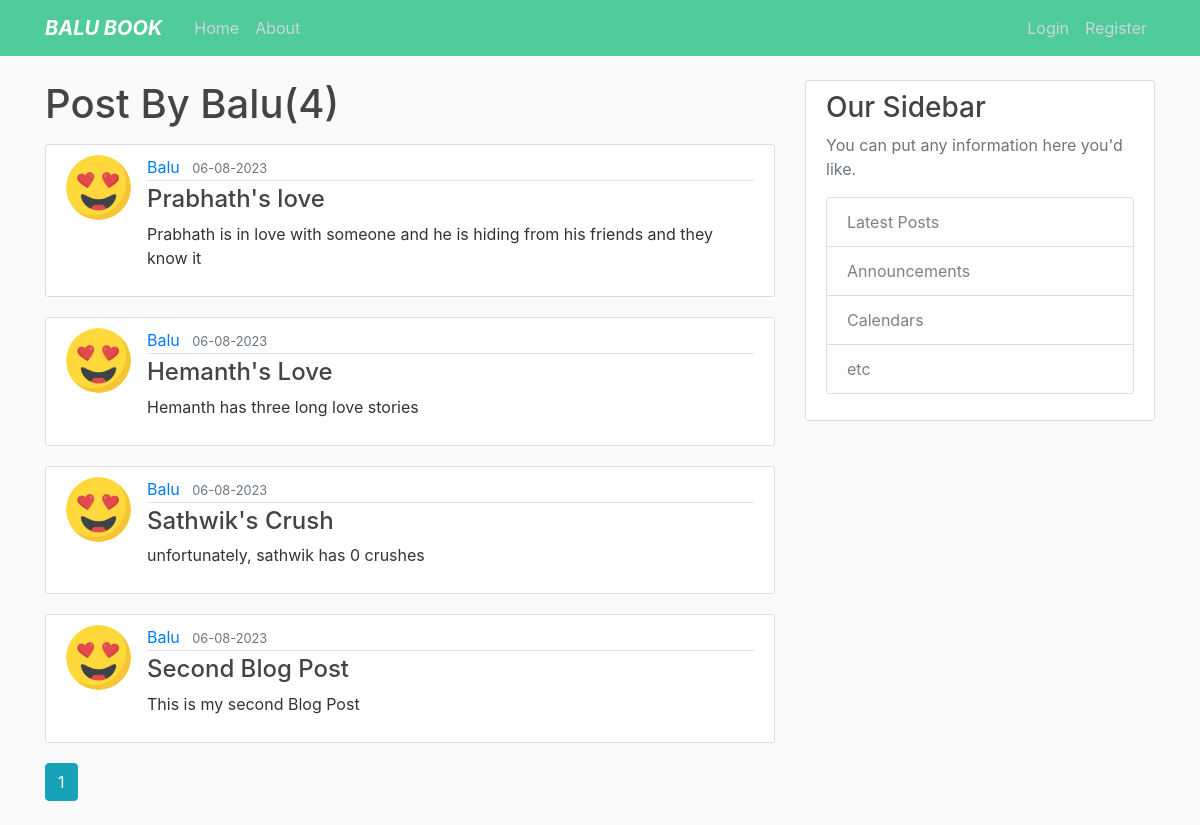
The app's page /user/Balu with its own data.
### sathwik/models.py (models this page shows, shortened)
class User(db.Model,UserMixin):
    id = db.Column(db.Integer,primary_key=True)
    username=db.Column(db.String(15),unique=True,nullable=False)
    email=db.Column(db.String(15),unique=True,nullable=False)
    image_file=db.Column(db.String(20),nullable=False, default='default.png')
    password=db.Column(db.String(60),nullable=False)
    posts = db.relationship('Post',backref='author',lazy=True)

class Post(db.Model):
    id = db.Column(db.Integer,primary_key=True)
    title=db.Column(db.String(100),nullable=False)
    date_posted=db.Column(db.DateTime,nullable=False,default=datetime.utcnow)
    content = db.Column(db.Text,nullable=False)
    user_id = db.Column(db.Integer,db.ForeignKey('user.id'),nullable=False)

### sathwik/users/routes.py (the view)
@users.route("/user/<string:username>")
def user_posts(username):
    page = request.args.get('page',1,type=int)
    user = User.query.filter_by(username=username).first_or_404()
    posts=Post.query.filter_by(author=user)\
        .order_by(Post.date_posted.desc())\
            .paginate(page=page,per_page=5)
    return render_template("user_posts.html",posts=posts,user=user)

### sathwik/templates/user_posts.html
{% extends "layout.html" %} {% block content %}
<h1 class="mb-3">Post By {{user.username}}({{posts.total}})</h1>
{% for post in posts.items %}
<article class="media content-section">
  <img
    class="rounded-circle article-img"
    src="{{url_for('static',filename='pictures/'+post.author.image_file)}}"
    alt=""
  />
  <div class="media-body">
    <div class="article-metadata">
      <a
        class="mr-2"
        href="{{ url_for('users.user_posts', username=post.author.username) }}"
        >{{ post.author.username }}</a
      >
      <small class="text-muted"
        >{{ post.date_posted.strftime('%d-%m-%Y') }}</small
      >
    </div>
    <h4>
      <a class="article-title" href="{{url_for('posts.post',post_id=post.id)}} "
        >{{ post.title }}</a
      >
    </h4>
    <p class="article-content">{{ post.content }}</p>
  </div>
</article>
{% endfor %} {% for page_num in posts.iter_pages(left_edge=1, right_edge=1,
left_current=1, right_current=2) %} {% if page_num %} {% if posts.page ==
page_num %}
<a
  class="btn btn-info mb-4"
  href="{{ url_for('users.user_posts',username = user.username, page=page_num) }}"
  >{{ page_num }}</a
>
{% else %}
<a
  class="btn btn-outline-info mb-4"
  href="{{ url_for('users.user_posts',username = user.username, page=page_num) }}"
  >{{ page_num }}</a
>
{% endif %} {% else %} ... {% endif %} {% endfor %} {% endblock content %}

### sathwik/static/main.css (style rules this page uses)
body { background: #fafafa; color: #333333; margin-top: 5rem; }
h1, h2, h3, h4, h5, h6 { color: #444444; }
.content-section { background: #ffffff; padding: 10px 20px; border: 1px solid #dddddd; border-radius: 3px; margin-bottom: 20px; }
.article-title { color: #444444; }
.article-content { white-space: pre-line; }
.article-img { height: 65px; width: 65px; margin-right: 16px; }
.article-metadata { padding-bottom: 1px; margin-bottom: 4px; border-bottom: 1px solid #e3e3e3; }

### records on screen
User: username "Balu"
Post: image_file (picture), author.username "Balu", date_posted "06-08-2023", title "Prabhath's love", content "Prabhath is in love with someone and he is hiding from his friends and they know it"
Post: image_file (picture), author.username "Balu", date_posted "06-08-2023", title "Hemanth's Love", content "Hemanth has three long love stories"
Post: image_file (picture), author.username "Balu", date_posted "06-08-2023", title "Sathwik's Crush", content "unfortunately, sathwik has 0 crushes"
Post: image_file (picture), author.username "Balu", date_posted "06-08-2023", title "Second Blog Post", content "This is my second Blog Post"

### other values on screen
{{ posts.total }} "4"
{{ page_num }} "1"
